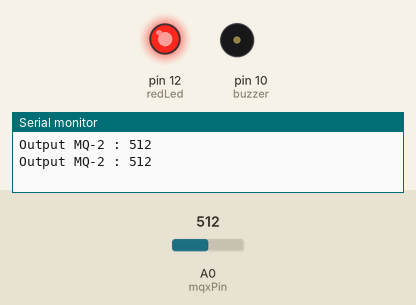
Recording of a sketch running on a simulated Arduino Uno, built with avr-gcc and run on an emulated ATmega328P. On the bench: output pins drawn as LEDs (lit = HIGH), buzzer (waves = sounding), the last lines printed to the serial monitor. Inputs (shaded band) come from the test bench; at power-on: A0 (mqxPin) = 512.

Above: at 1.8 s.
1.9 s: A0 (mqxPin) set to 408
5.4 s: A0 (mqxPin) set to 386
At 7.2 s:
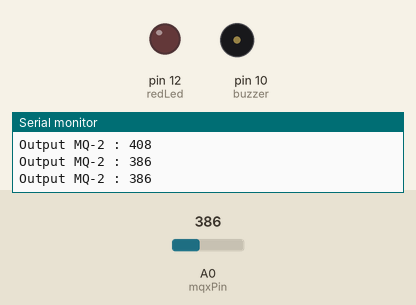
7.5 s: A0 (mqxPin) set to 410
At 8.1 s:
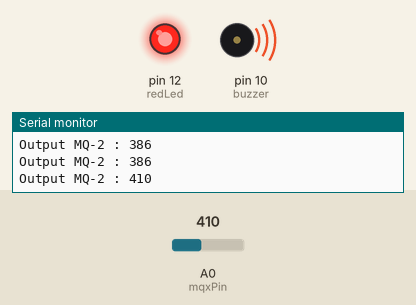
11.6 s: A0 (mqxPin) set to 390
At 13.2 s:
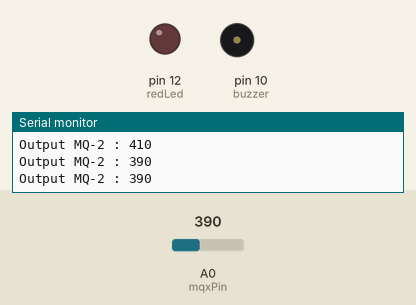
Timing chart, 0 to 14.5 s (numbered marks = the images above; inputs shaded):
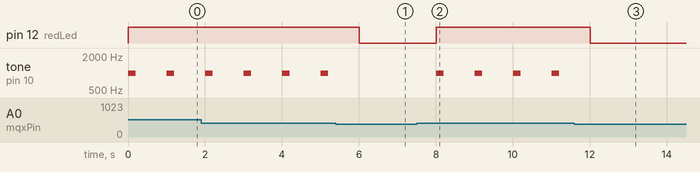

Measured:
- the behaviour switches between 401 and 400 on A0 (mqxPin) (found by bisection; images 0 and 1)
- after the input at 5.4 s, pin 12 (redLed): HIGH → LOW after 0.60 s; tone on pin 10 (buzzer): stops changing and stays silent
- after the input at 7.5 s, pin 12 (redLed): LOW → HIGH after 0.50 s; tone on pin 10 (buzzer): alternates 1000 Hz for 0.20 s and silent for 0.80 s, starting after 0.50 s
- after the input at 11.6 s, pin 12 (redLed): HIGH → LOW after 0.41 s; tone on pin 10 (buzzer): stops changing and stays silent
- by itself, tone on pin 10 (buzzer): alternates 1000 Hz for 0.20 s and silent for 0.80 s

The sketch:

Program_Sensor_Asap_MQ2.ino
```cpp
const int mqxPin = A0;  // pin A0 MQ2 dikoneksikan ke pin analog A0 Arduino
int redLed = 12;  // LED dihubungkan dengan pin 12 Arduino
int buzzer = 10;  // Buzzer dihubungkan dengan pin 10 Arduino
int sensorThres = 400; // Tegangan threshold Sensor yg kita inginkan

void setup()
{
    pinMode(mqxPin, INPUT);
    pinMode(redLed, OUTPUT);
    pinMode(buzzer, OUTPUT);
    Serial.begin(9600); // Inisialisasi Serial Monitor pd Baudrate = 9600
}

void loop()
{
    int analogSensor = analogRead(mqxPin);
    Serial.print("Output MQ-2 : ");
    Serial.println(analogSensor);
// Cek apakah lebih besar dari tegangan threshold
   if (analogSensor > sensorThres)
   {
     digitalWrite(redLed, HIGH);
     tone(buzzer, 1000, 200);
   }
   else
   {
     digitalWrite(redLed, LOW);
     noTone(buzzer);
   }
   delay(1000);  // Jeda Waktu 1 detik u/ pembacaan berikutnya
}
```
